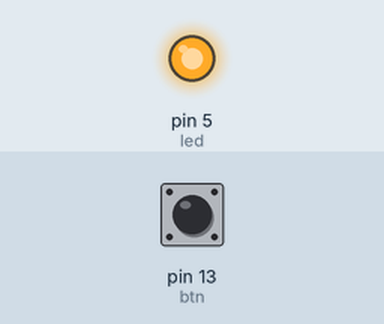
This sketch was run on a simulated Arduino Uno, built with avr-gcc and run on an emulated ATmega328P. Shown: output pins drawn as LEDs (lit = HIGH). Inputs (shaded band) come from the test bench; at power-on: pin 13 (btn) HIGH. What the sketch prints to the serial monitor is not drawn.

Above: at 1.2 s.
1.3 s: pin 13 (btn) pulled LOW for 0.15 s
At 1.38 s:
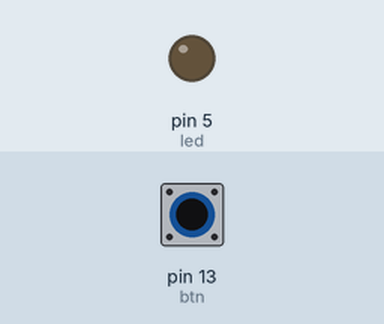
2.9 s: pin 13 (btn) pulled LOW for 3.2 s
At 7.5 s:
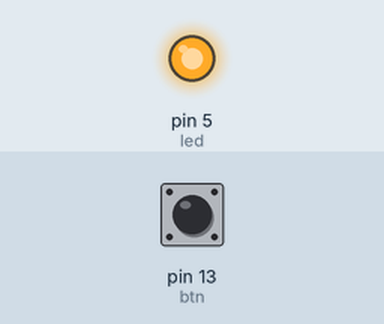
Timing chart, 0 to 9.0 s (numbered marks = the images above; inputs shaded):
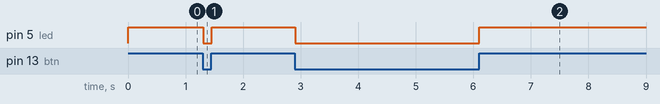

The sketch:

Buttons.ino
```cpp
const byte led = 5;
const byte btn = 13;
void setup() {
  pinMode(led, OUTPUT);
  pinMode(btn, INPUT_PULLUP);
  Serial.begin(9600);
}

void loop() {
  int btnState = digitalRead(btn);
  Serial.println(btnState);
  digitalWrite(led, btnState);

}
```

Measured:
- after the input at 1.3 s, pin 5 (led): HIGH → LOW at once, → HIGH 0.15 s later
- after the input at 2.9 s, pin 5 (led): HIGH → LOW at once, → HIGH 3.2 s later
